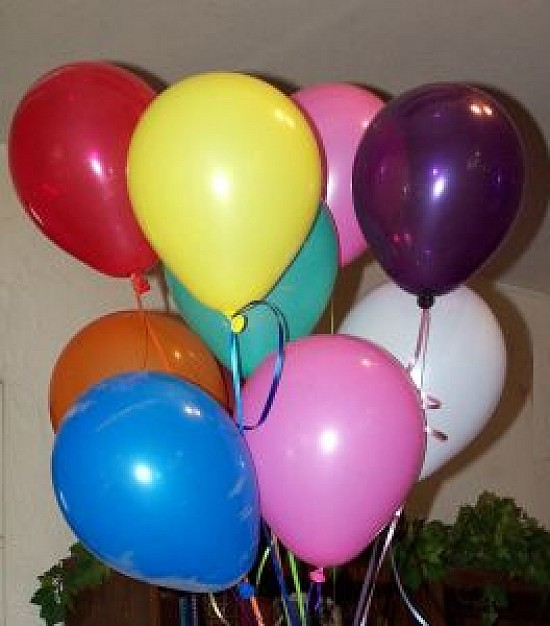
#> input picture teste-opencv/bexiga.jpg, 550 x 626 px, given in place of the camera
$ python balloon_tracking.py
#> lines starting #> are read from the running program, lines starting #| are printed output that depends on the picture; after the words box and inside, x2 and y2 are one past the last pixel; in counts of white or black regions, pixels touching at a corner belong together
import numpy as np
import imutils
import cv2

colorsLimits = {'red': [(170, 150, 6), (180 + 5, 255, 255)],
                'blue': [(96, 150, 6), (120, 255, 255)],
                'green': [(30, 150, 6), (68, 255, 255)]}

colorsPosition = {}

camera = cv2.VideoCapture(0)
#camera = cv2.VideoCapture(1)

frameWidth = 600
cv2.namedWindow("Frame")

try:

    while True:

        (grabbed, frame) = camera.read()
#> frame is the input picture: shape (626, 550, 3); mean B, G, R 105.9, 104.8, 122.6

        frame = imutils.resize(frame, width=frameWidth)  # 600px -> menos px, mais rapido de processar
#> frame: shape (682, 600, 3)

        frameHeight = len(frame)
#> frameHeight = 682

        hsv = cv2.cvtColor(frame, cv2.COLOR_BGR2HSV)
#> hsv: shape (682, 600, 3); mean H, S, V 75.5, 129.9, 145.7
        #hsv = frame

        for color, colorLim in colorsLimits.iteritems():

            # Criacao e tratamendo da mascara
            mask = cv2.inRange(hsv, colorLim[0], colorLim[1])
            mask = cv2.erode(mask, None, iterations=2)
            mask = cv2.dilate(mask, None, iterations=2)

            cnts = cv2.findContours(mask.copy(), cv2.RETR_EXTERNAL,
                                    cv2.CHAIN_APPROX_SIMPLE)[-2]
            center = None

            detect = False

            if len(cnts) > 0:
                c = max(cnts, key=cv2.contourArea)
                approx = cv2.approxPolyDP(c, 0.01 * cv2.arcLength(c, True), True)
                area = cv2.contourArea(c)
                (x, y, w, h) = cv2.boundingRect(approx)

                #((x, y), radius) = cv2.minEnclosingCircle(c)
                M = cv2.moments(c)
                center = (int(M["m10"] / M["m00"]), int(M["m01"] / M["m00"]))

                if h > 10:
                    #cv2.circle(frame, center, 5, (0, 0, 255), -1)
                    #cv2.circle(frame, (int(x), int(y)), int(radius),
                    #           (0, 255, 255), 2)
                    #x = (center[0]-(frameWidth/2.0))/float((frameWidth/2.0))
                    #y = (center[1] - (frameHeight/ 2.0)) / float((frameHeight/2.0))

                    colorsPosition[color] = (x, y, h, area)
                    detect = True


                if ((len(approx) > 8) & (area > 30)):
                    print("Redondo")

                cv2.drawContours(frame, c, -1, (255, 0, 0), 3)

            if detect == False:
                if color in colorsPosition:
                    del colorsPosition[color]
#> this loop made 3 passes
#> (area, x, y, w, h, center) on passes 1 to 3: (23451.5, 16, 69, 152, 229, (88, 179)), (39582, 57, 408, 219, 232, (171, 525)), (5852, 438, 546, 162, 90, (523, 594))
#> pass 1, `mask = cv2.inRange(hsv, colorLim[0], colorLim[1])`:
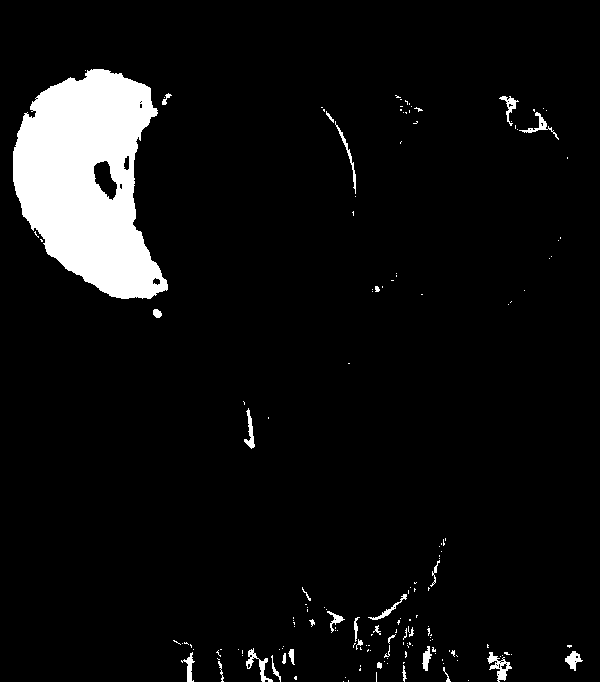
#> mask: shape (682, 600); 6.5% white; 167 white regions (135 under 20 px), largest, box (x1, y1, x2, y2) and area: (13, 69, 168, 299) 23213, (487, 652, 512, 682) 290, (246, 648, 273, 682) 243
#> pass 1, `mask = cv2.erode(mask, None, iterations=2)`:
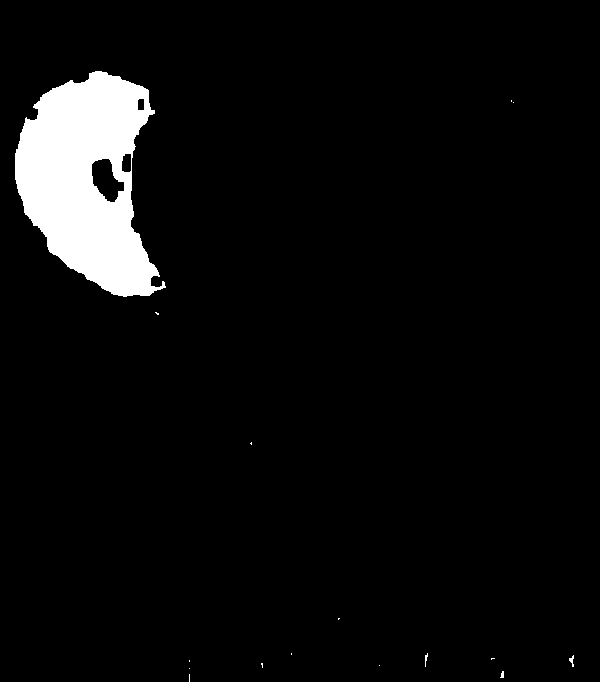
#> mask: shape (682, 600); 5.1% white; 16 white regions (12 under 20 px), largest, box (x1, y1, x2, y2) and area: (15, 71, 166, 297) 20932, (569, 655, 574, 667) 30, (425, 653, 428, 667) 22, (500, 671, 504, 678) 20
#> pass 1, `mask = cv2.dilate(mask, None, iterations=2)`:
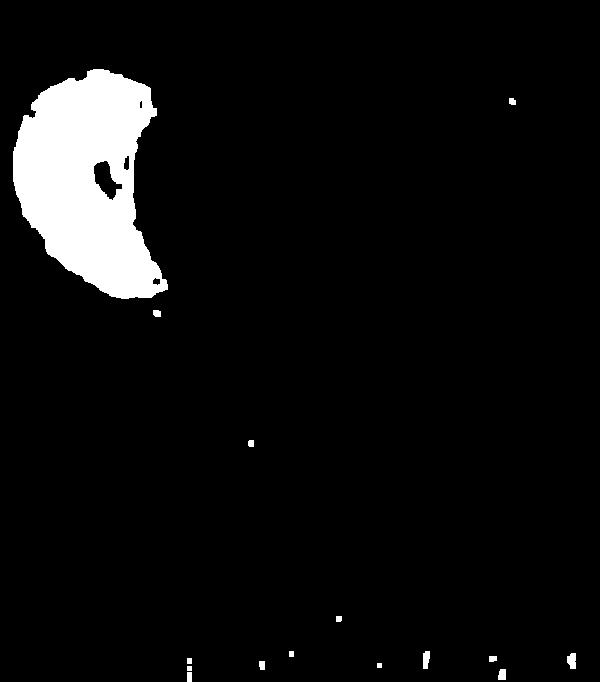
#> mask: shape (682, 600); 5.8% white; 15 white regions, largest, box (x1, y1, x2, y2) and area: (13, 69, 168, 299) 23112, (567, 653, 576, 669) 118, (423, 651, 430, 669) 106
#> pass 2, `mask = cv2.inRange(hsv, colorLim[0], colorLim[1])`:
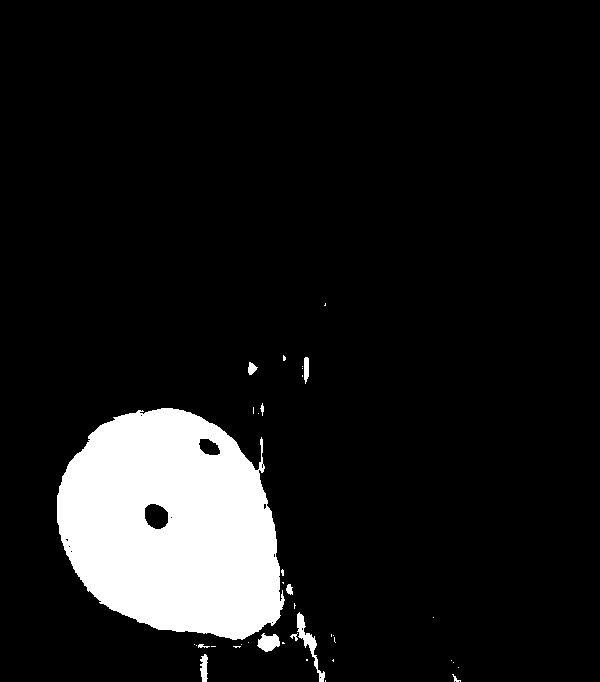
#> mask: shape (682, 600); 10% white; 38 white regions (27 under 20 px), largest, box (x1, y1, x2, y2) and area: (57, 408, 285, 640) 39424, (297, 612, 325, 682) 446, (257, 633, 280, 652) 290
#> after the loop:
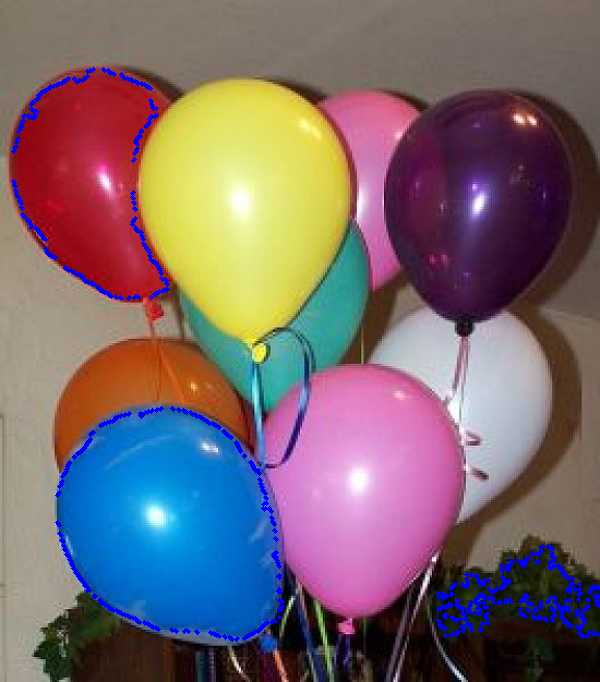
#> frame: shape (682, 600, 3); mean B, G, R 109.5, 103.8, 121.2
#> after the loop, colorsPosition = {'red': (16, 69, 229, 23451.5), 'blue': (57, 408, 232, 39582), 'green': (438, 546, 90, 5852)}

        frame = cv2.flip(frame, 1)
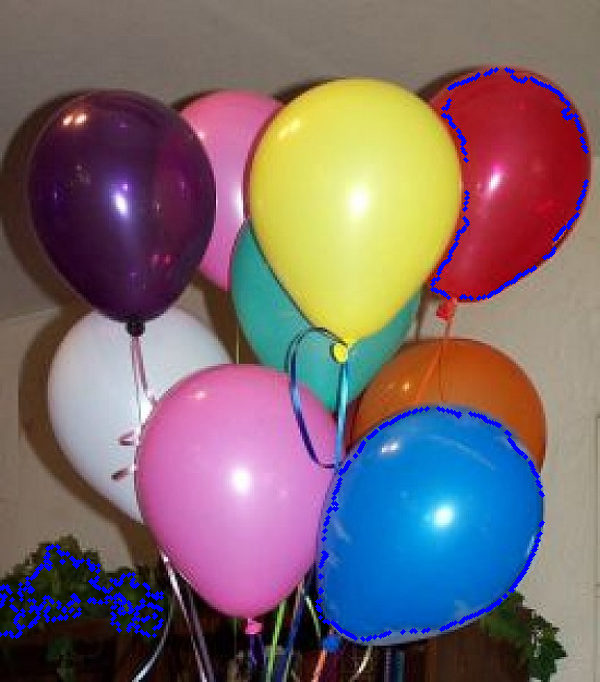
#> frame: shape (682, 600, 3); mean B, G, R 109.5, 103.8, 121.2
        cv2.imshow("Frame", frame)
        key = cv2.waitKey(1) & 0xFF
#> (key Esc is pressed here)

        print(colorsPosition)
#| {'red': (16, 69, 229, 23451.5), 'blue': (57, 408, 232, 39582.0), 'green': (438, 546, 90, 5852.0)}

except KeyboardInterrupt:
    # cleanup the camera and close any open windows
    camera.release()
    cv2.destroyAllWindows()
